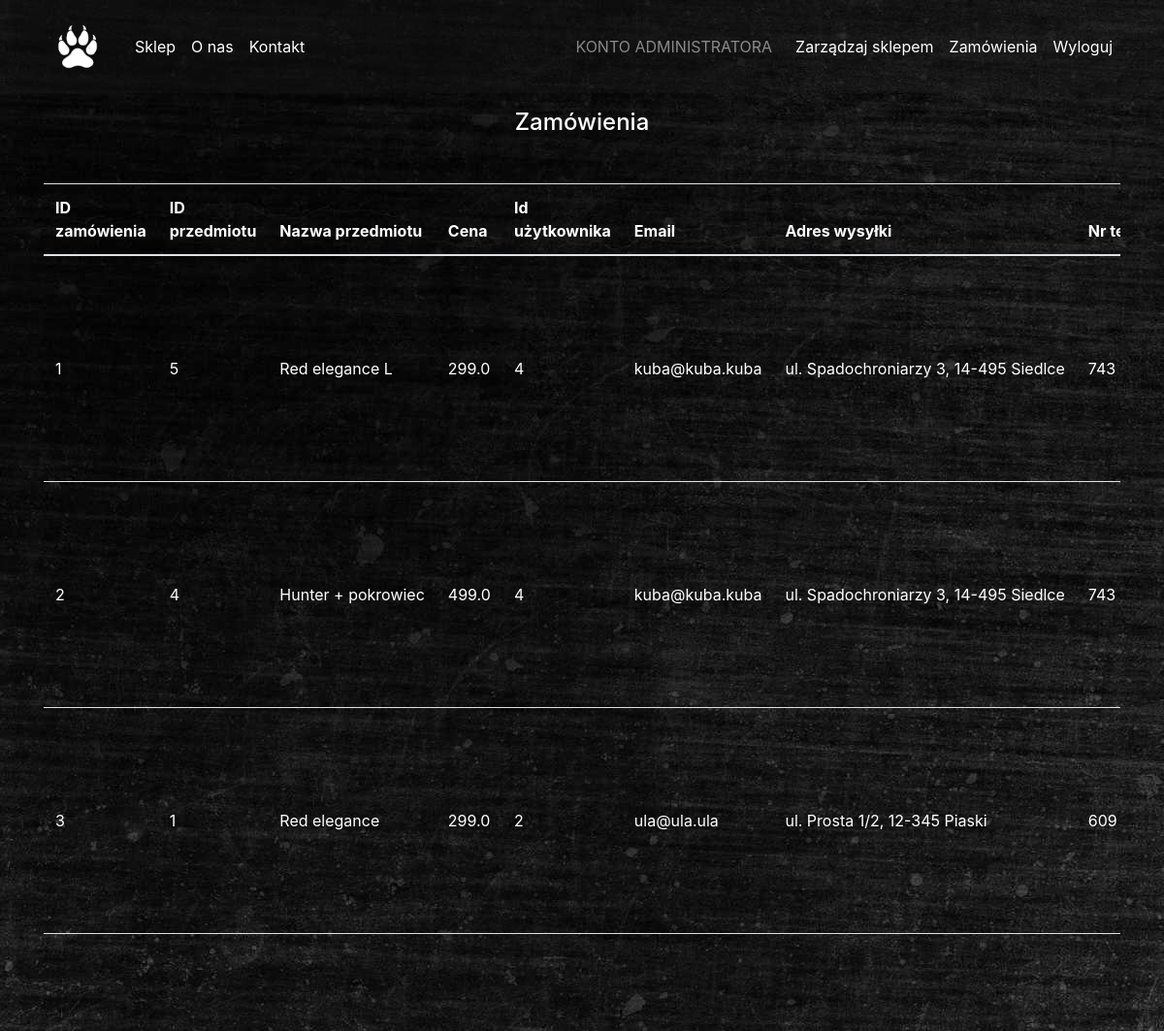
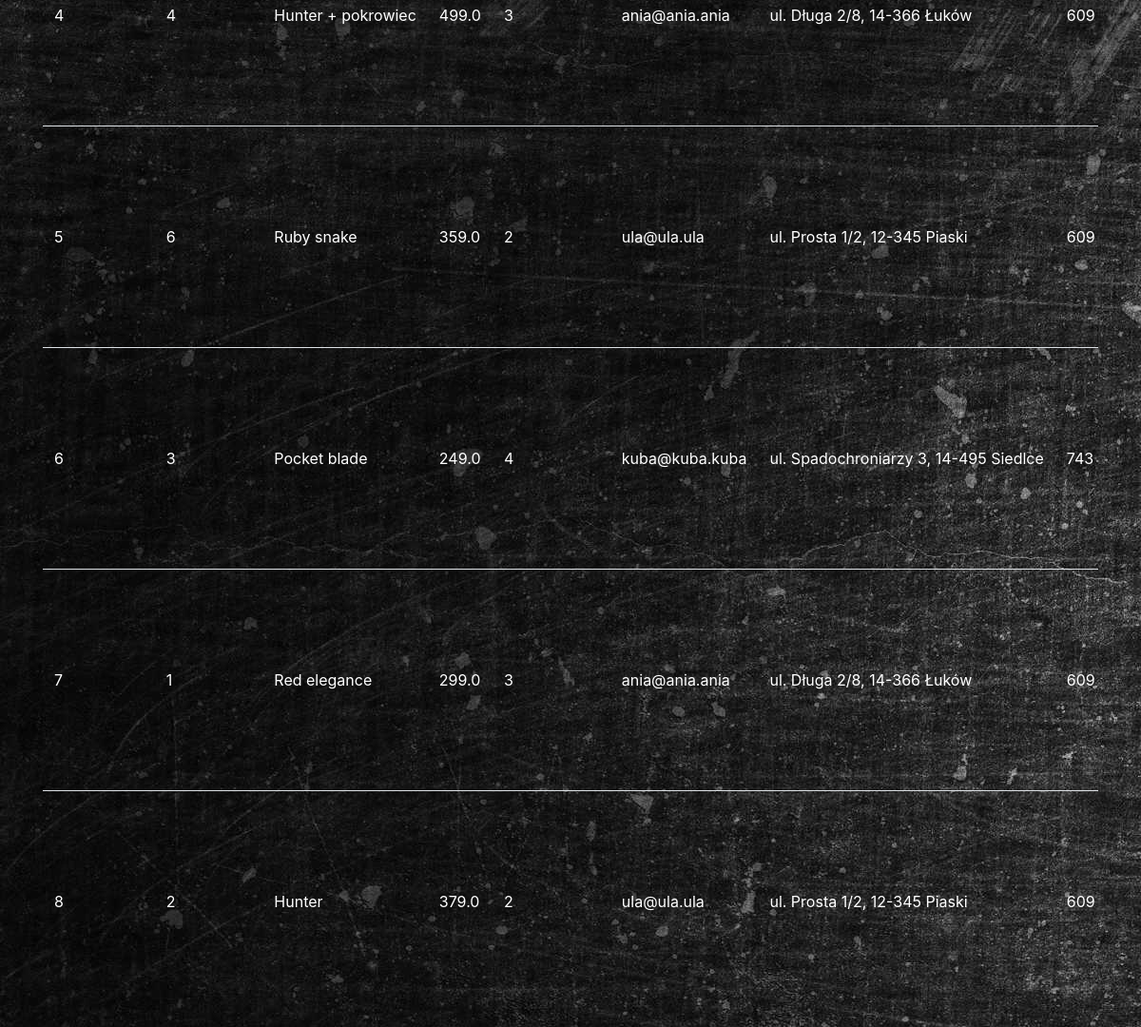
The app's page /orders (signed in) with its own data (2 pictures, top to bottom).
### app_files/db_models.py (models this page shows, shortened)
class Order(db.Model):
    id = db.Column(db.Integer, primary_key=True)
    item_id = db.Column(db.ForeignKey('Item.id'))
    user_id = db.Column(db.ForeignKey('User.id'))
    status = db.Column(db.String, nullable=False, default='W trakcie realizacji')
    item = db.relationship('Item', backref="user_associations")
    user = db.relationship('User', backref="item_associations")

class Item(db.Model):
    __tablename__ = 'Item'
    id = db.Column(db.Integer, primary_key=True)
    item_name = db.Column(db.String(30), unique=True, nullable=False)
    item_main_description = db.Column(db.String(30))
    item_points_description = db.Column(db.String(200))
    item_image = db.Column(db.String(30), nullable=False)
    item_price = db.Column(db.Float, nullable=False)

class User(db.Model, UserMixin):
    __tablename__ = 'User'
    id = db.Column(db.Integer, primary_key=True)
    username = db.Column(db.String(20), unique=True, nullable=False)
    email = db.Column(db.String(120), unique=True, nullable=False)
    password = db.Column(db.String(60), nullable=False)
    image_file = db.Column(db.String(20), nullable=False, default='defaultpp.jpg')
    adress = db.Column(db.String(200))
    phone = db.Column(db.String(20))
    is_admin = db.Column(db.Boolean, default=False)

### app_files/routes.py (the view)
@app.route('/orders', methods=['GET', 'POST'])
@login_required
def orders():
    if current_user.is_admin:
        form = OrderStatusForm()
        if form.validate_on_submit():
            order_id = form.order_id.data
            order = db.session.query(Order).filter(
                Order.id == order_id).first()
            order.status = form.status.data
            db.session.commit()
        orders_list = (db.session.query(Order, Item, User)
                       .join(Item, Order.item_id == Item.id)
                       .join(User, Order.user_id == User.id).all())
        return render_template(
            'orders.html',
            orders_list=orders_list,
            form=form)
    else:
        return redirect(url_for('root'))

### app_files/db_models.py (called while the page is built)
@login_manager.user_loader
def load_user(user_id):
    return User.query.get(int(user_id))

### app_files/templates/orders.html (shortened to what this page needs)
{% extends "layout.html" %}
{% block navbarposition %}
<nav class="navbar navbar-expand-md navbar-dark Bggrey" id="navbarMain">
{% endblock %}
{% block content %}
	<div class="container">
		<h4 class="text-center mt-3 mb-5">Zamówienia</h4>
		<div class="table-responsive">
			<table class="table">
				<thead>
					<tr>
						<th scope="col">ID zamówienia</th>
						<th scope="col">ID przedmiotu</th>
						<th scope="col">Nazwa przedmiotu</th>
						<th scope="col">Cena</th>
						<th scope="col">Id użytkownika</th>
						<th scope="col">Email</th>
						<th scope="col">Adres wysyłki</th>
						<th scope="col">Nr tel.</th>
					</tr>
				</thead>
				<tbody>
					{% for i in orders_list %}
					<tr class="text-nowrap">
						<td class="align-middle">{{ i[0].id }}</td>
						<td class="align-middle">{{ i[0].item_id }}</td>
						<td class="align-middle">{{ i[1].item_name }}</td>
						<td class="align-middle">{{ i[1].item_price }}</td>
						<td class="align-middle">{{ i[2].id }}</td>
						<td class="align-middle">{{ i[2].email }}</td>
						<td class="align-middle">{{ i[2].adress }}</td>
						<td class="align-middle">{{ i[2].phone }}</td>
					</tr>
					{% endfor %}
				</tbody>
			</table>
		</div>
	</div>
{% endblock content %}

### app_files/static/css/customstyle.css (style rules this page uses)
body { background-image: url("../images/bgimage.jpg"); color: white; }
.Bggrey { background-color: rgba(31, 29, 29, 0.3); }

### records on screen
Order: id "1", item "5", item_name "Red elegance L", item_price "299.0", i "4", email "kuba@kuba.kuba", adress "ul. Spadochroniarzy 3, 14-495 Siedlce", phone "743…"
Order: id "2", item "4", item_name "Hunter + pokrowiec", item_price "499.0", i "4", email "kuba@kuba.kuba", adress "ul. Spadochroniarzy 3, 14-495 Siedlce", phone "743…"
Order: id "3", item "1", item_name "Red elegance", item_price "299.0", i "2", email "ula@ula.ula", adress "ul. Prosta 1/2, 12-345 Piaski", phone "609…"
Order: id "4", item "4", item_name "Hunter + pokrowiec", item_price "499.0", i "3", email "ania@ania.ania", adress "ul. Długa 2/8, 14-366 Łuków", phone "609…"
Order: id "5", item "6", item_name "Ruby snake", item_price "359.0", i "2", email "ula@ula.ula", adress "ul. Prosta 1/2, 12-345 Piaski", phone "609…"
Order: id "6", item "3", item_name "Pocket blade", item_price "249.0", i "4", email "kuba@kuba.kuba", adress "ul. Spadochroniarzy 3, 14-495 Siedlce", phone "743…"
Order: id "7", item "1", item_name "Red elegance", item_price "299.0", i "3", email "ania@ania.ania", adress "ul. Długa 2/8, 14-366 Łuków", phone "609…"
Order: id "8", item "2", item_name "Hunter", item_price "379.0", i "2", email "ula@ula.ula", adress "ul. Prosta 1/2, 12-345 Piaski", phone "609…"
